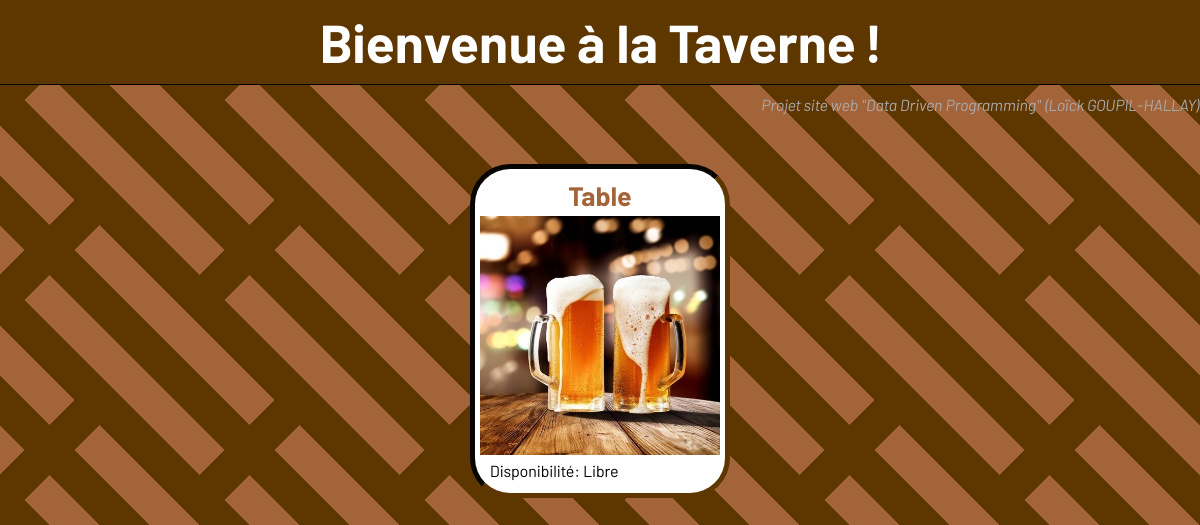
The app's page /activite/Table/ with its own data.
### taverne/models.py (models this page shows, shortened)
class Equipement(models.Model):
    id_equip = models.CharField(max_length=100, primary_key=True)
    disponibilite = models.CharField(max_length=20)
    photo = models.CharField(max_length=200)

### taverne/views.py (the view)
# urls.py: path('activite/<str:pk>/', activite_detail, name='activite_detail'),
def activite_detail(request,pk):
    activite = get_object_or_404(Equipement,pk=pk)
    occupant = None
    if activite.disponibilite != 'Libre':
        occupant = Character.objects.filter(lieu__id_equip=pk).first()
    return render(request, 'taverne/activite_detail.html', {'activite': activite,'occupant':occupant})

### taverne/templates/taverne/activite_detail.html
{% extends 'taverne/base.html' %}
{% load static %}
{% block content %}
    <div class="cellule detail">
        <h3>{{ activite.id_equip }}</h3>
        <img class="photo" src="{% static 'img/activites/' %}{{ activite.photo }}" alt="{{ activite.id_equip }}">
        {% if activite.disponibilite == 'Libre' %}
            <p>Disponibilité: Libre</p>
        {% else %}
            <p>Occupant: {{ occupant }}</p>
        {% endif %}
    </div>
{% endblock %}

### taverne/static/css/taverne.css (style rules this page uses)
* { font-family: "Barlow"; }
body { margin: 0 0 10px; padding: 0; background: linear-gradient(135deg,#0000 18.75%,#5d3600 0 31.25%,#0000 0), repeating-linear-gradient(45deg,#5d3600 -6.25% 6.25%,#a4643a 0 18.75%); background-size: 200px 200px; }
h3 { font-size: 20pt; text-align: center; margin: 0 0 5px; }
p { margin: 3px 10px; padding: 0; }
.cellule { border: 5px inset #5d3600; padding: 10px 5px; background-color: #fff; transition: background-color 1s; border-radius: 40px; margin: 0 5px; min-width: 50px; width: fit-content; }
.photo { max-width: 20vw; min-width: 50px; height: auto; margin: 0 auto; }
.detail { margin: 50px auto; }
.detail h3 { color: #a4643a; }

### records on screen
Equipement: id_equip "Table", photo (picture)
